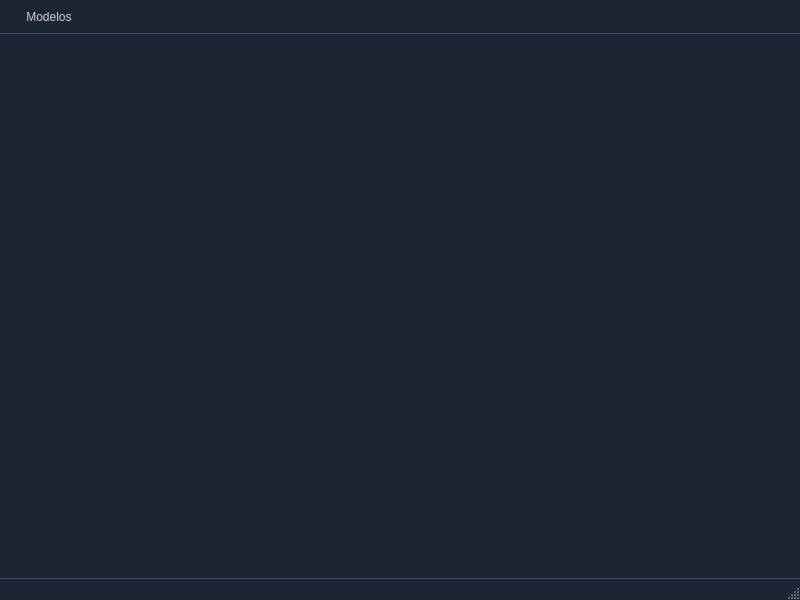
<?xml version="1.0" encoding="UTF-8"?>
<ui version="4.0">
 <class>MainWindow</class>
 <widget class="QMainWindow" name="MainWindow">
  <property name="geometry">
   <rect>
    <x>0</x>
    <y>0</y>
    <width>800</width>
    <height>600</height>
   </rect>
  </property>
  <property name="windowTitle">
   <string>MainWindow</string>
  </property>
  <property name="styleSheet">
   <string notr="true">/*
 * TEMA AZUL MARINO OSCURO Y ACENTO SUAVE
 * Aplicar en la propiedad 'styleSheet' del QMainWindow
 */

/* Fondo general (Azul marino casi negro) */
QMainWindow {
    background-color: #1C2533;
}

/* QMenuBar: La barra de menú principal */
QMenuBar {
    background-color: #1C2533; /* Base azul marino oscuro */
    color: #D0D0D0; /* Texto gris claro */
    border-bottom: 1px solid #3A4F6D; /* Borde con el azul de acento */
    padding: 4px;
    spacing: 10px;
}

/* QMenuBar::item: Cada elemento en la barra (Archivo, Editar...) */
QMenuBar::item {
    background-color: transparent;
    color: #D0D0D0;
    padding: 6px 12px;
    border-radius: 4px;
}

/* Estado al pasar el mouse o seleccionar (azul de acento) */
QMenuBar::item:hover, QMenuBar::item:selected {
    background-color: #3A4F6D; /* Azul grisáceo de acento */
    color: #FFFFFF; /* Texto blanco */
}

/* QMenu: El menú desplegable */
QMenu {
    background-color: #232E40; /* Un azul un poco más claro que el fondo */
    color: #D0D0D0;
    border: 1px solid #3A4F6D; /* Borde de acento */
    padding: 5px;
}

/* QAction: (Estilizado como QMenu::item) Los elementos dentro del menú */
QMenu::item {
    padding: 8px 25px 8px 20px;
    margin: 2px 4px;
    border-radius: 4px;
    color: #D0D0D0;
}

/* QAction: Estado al pasar el mouse o seleccionar (azul de acento) */
QMenu::item:selected, QMenu::item:hover {
    background-color: #3A4F6D; /* Azul grisáceo de acento */
    color: #FFFFFF; /* Texto blanco */
}

/* QAction: Deshabilitado */
QMenu::item:disabled {
    color: #606060; /* Texto gris más oscuro */
    background-color: transparent;
}

/* Separadores dentro del QMenu */
QMenu::separator {
    height: 1px;
    background-color: #3A4F6D; /* Línea de acento */
    margin: 5px 0px;
}

/* QStatusBar: La barra de estado inferior */
QStatusBar {
    background-color: #1C2533; /* Base azul marino oscuro */
    color: #D0D0D0;
    border-top: 1px solid #3A4F6D; /* Borde superior de acento */
    padding: 4px;
}

/* Items dentro de la barra de estado */
QStatusBar::item {
    border: none;
    padding: 0 5px;
}</string>
  </property>
  <widget class="QWidget" name="centralwidget"/>
  <widget class="QMenuBar" name="menubar">
   <property name="geometry">
    <rect>
     <x>0</x>
     <y>0</y>
     <width>800</width>
     <height>41</height>
    </rect>
   </property>
   <widget class="QMenu" name="menuModelos">
    <property name="title">
     <string>Modelos</string>
    </property>
    <addaction name="separator"/>
    <addaction name="actionBasico"/>
    <addaction name="separator"/>
    <addaction name="actionLangchain"/>
    <addaction name="separator"/>
    <addaction name="actionSalir"/>
   </widget>
   <addaction name="menuModelos"/>
  </widget>
  <widget class="QStatusBar" name="statusbar"/>
  <action name="actionBasico">
   <property name="text">
    <string>Básicos</string>
   </property>
  </action>
  <action name="actionLangchain">
   <property name="text">
    <string>LangChain</string>
   </property>
  </action>
  <action name="actionSalir">
   <property name="text">
    <string>Salir</string>
   </property>
  </action>
 </widget>
 <resources/>
 <connections/>
</ui>
